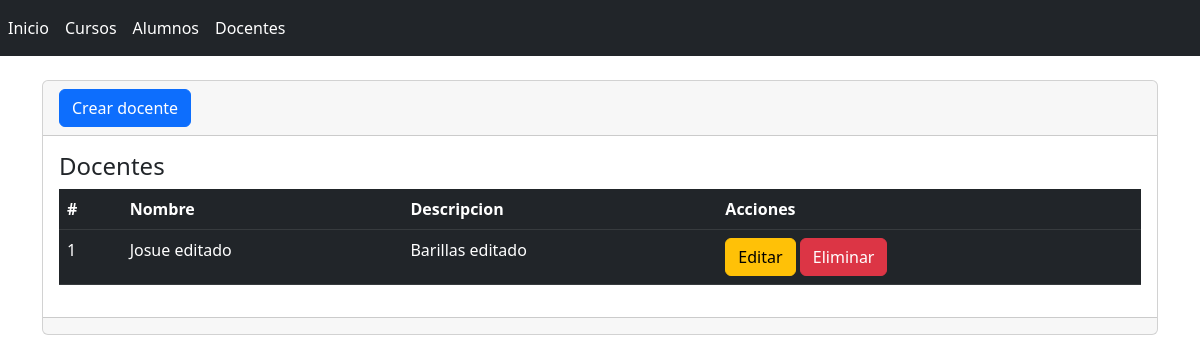
Page /docentes on the committed database.
### docente/models.py (models this page shows, shortened)
class Docente(models.Model):
    id = models.AutoField(primary_key=True)#id auto_increment
    nombres= models.CharField(max_length=255,verbose_name="Nombres")#campo de texto
    apellidos= models.TextField(null=False,verbose_name="Apellidos")

### docente/views.py (the view)
# urls.py: path('docentes',views.docentes,name='docentes'),
def docentes(request):
    docentes=Docente.objects.all()#se consulta los docentes
    return render(request, 'docentes/index.html',{'docentes': docentes})#nombre y valor

### docente/templates/docentes/index.html (shortened to what this page needs)
{% extends "base.html" %}
{% block contenido %}
<div class="card">
    <div class="card-header">
        <a name="" id="" class="btn btn-primary" href="{% url 'crearDocente' %}" role="button">Crear docente</a>
    </div>
    <div class="card-body">
        <h4 class="card-title">Docentes</h4>
        <div class="table-responsive">
            <table class="table table-dark">
                <thead>
                    <tr>
                        <th scope="col">#</th>
                        <th scope="col">Nombre</th>
                        <th scope="col">Descripcion</th>
                        <th scope="col">Acciones</th>
                    </tr>
                </thead>
                <tbody>
                    {% for docente in docentes %}
                    <tr>
                        <td>{{ docente.id }}</td>
                        <td>{{ docente.nombres }}</td>
                        <td>{{ docente.apellidos }}</td>
                        <td>
                            <a name="" id="" class="btn btn-warning" href="{% url 'editarDocente' docente.id %}" role="button">Editar</a>
                            <a name="" id="" class="btn btn-danger" href="{% url 'eliminarDocente' docente.id %}" role="button">Eliminar</a>
                        </td>
                    </tr>
                    {% endfor %}
                </tbody>
            </table>
        </div>
    </div>
    <div class="card-footer text-muted">
    </div>
</div>
{% endblock %}

### rows in the picture
Docente: id "1", nombres "Josue editado", apellidos "Barillas editado"
